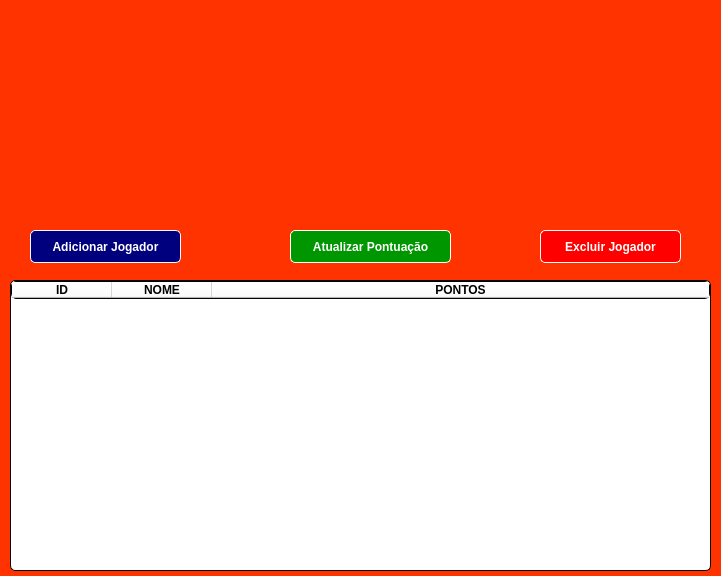
<?xml version="1.0" encoding="UTF-8"?>
<ui version="4.0">
 <class>MainWindow</class>
 <widget class="QMainWindow" name="MainWindow">
  <property name="geometry">
   <rect>
    <x>0</x>
    <y>0</y>
    <width>721</width>
    <height>576</height>
   </rect>
  </property>
  <property name="sizePolicy">
   <sizepolicy hsizetype="Fixed" vsizetype="Fixed">
    <horstretch>0</horstretch>
    <verstretch>0</verstretch>
   </sizepolicy>
  </property>
  <property name="windowTitle">
   <string>UNO</string>
  </property>
  <property name="styleSheet">
   <string notr="true">background-color: rgb(255, 51, 0);</string>
  </property>
  <widget class="QWidget" name="centralwidget">
   <widget class="QTreeWidget" name="ranking">
    <property name="geometry">
     <rect>
      <x>10</x>
      <y>280</y>
      <width>701</width>
      <height>291</height>
     </rect>
    </property>
    <property name="styleSheet">
     <string notr="true">background-color: rgb(255, 255, 255);
border-radius:5px;
border:1px solid black</string>
    </property>
    <column>
     <property name="text">
      <string>ID</string>
     </property>
     <property name="font">
      <font>
       <weight>75</weight>
       <bold>true</bold>
      </font>
     </property>
     <property name="textAlignment">
      <set>AlignCenter</set>
     </property>
    </column>
    <column>
     <property name="text">
      <string>NOME</string>
     </property>
     <property name="font">
      <font>
       <weight>75</weight>
       <bold>true</bold>
      </font>
     </property>
     <property name="textAlignment">
      <set>AlignCenter</set>
     </property>
    </column>
    <column>
     <property name="text">
      <string>PONTOS</string>
     </property>
     <property name="font">
      <font>
       <weight>75</weight>
       <bold>true</bold>
      </font>
     </property>
     <property name="textAlignment">
      <set>AlignCenter</set>
     </property>
    </column>
   </widget>
   <widget class="QPushButton" name="btn_atualizar">
    <property name="geometry">
     <rect>
      <x>290</x>
      <y>230</y>
      <width>161</width>
      <height>33</height>
     </rect>
    </property>
    <property name="font">
     <font>
      <weight>75</weight>
      <bold>true</bold>
     </font>
    </property>
    <property name="cursor">
     <cursorShape>PointingHandCursor</cursorShape>
    </property>
    <property name="styleSheet">
     <string notr="true">QPushButton{
	background-color: rgb(0, 150, 0);
	
	color: rgb(255, 255, 255);
	border-radius:5px;
	border:1px solid white
}
QPushButton:hover{
	background-color: rgb(255, 255, 255);
	color: rgb(0, 170, 0);
	border:1px solid green
}</string>
    </property>
    <property name="text">
     <string>Atualizar Pontuação</string>
    </property>
   </widget>
   <widget class="QPushButton" name="btn_adicionar">
    <property name="geometry">
     <rect>
      <x>30</x>
      <y>230</y>
      <width>151</width>
      <height>33</height>
     </rect>
    </property>
    <property name="font">
     <font>
      <weight>75</weight>
      <bold>true</bold>
     </font>
    </property>
    <property name="cursor">
     <cursorShape>PointingHandCursor</cursorShape>
    </property>
    <property name="styleSheet">
     <string notr="true">QPushButton{
	background-color: rgb(0, 0, 127);
	color: rgb(255, 255, 255);
	border-radius:5px;
	border:1px solid white
}
QPushButton:hover{
	background-color: rgb(255, 255, 255);
	
	color: rgb(0, 0, 127);
	border:1px solid blue
}</string>
    </property>
    <property name="text">
     <string>Adicionar Jogador</string>
    </property>
   </widget>
   <widget class="QPushButton" name="btn_excluir">
    <property name="geometry">
     <rect>
      <x>540</x>
      <y>230</y>
      <width>141</width>
      <height>33</height>
     </rect>
    </property>
    <property name="font">
     <font>
      <weight>75</weight>
      <bold>true</bold>
     </font>
    </property>
    <property name="cursor">
     <cursorShape>PointingHandCursor</cursorShape>
    </property>
    <property name="styleSheet">
     <string notr="true">QPushButton{
	background-color: rgb(255, 0, 0);
	
	color: rgb(255, 255, 255);
	border-radius:5px;
	border:1px solid white
}
QPushButton:hover{
	background-color: rgb(255, 255, 255);
	
	color: rgb(255, 0, 0);
	border:1px solid red
}</string>
    </property>
    <property name="text">
     <string>Excluir Jogador</string>
    </property>
   </widget>
   <widget class="QLabel" name="label">
    <property name="geometry">
     <rect>
      <x>0</x>
      <y>0</y>
      <width>721</width>
      <height>271</height>
     </rect>
    </property>
    <property name="text">
     <string/>
    </property>
    <property name="pixmap">
     <pixmap>imagens/uno.jpg</pixmap>
    </property>
    <property name="scaledContents">
     <bool>true</bool>
    </property>
   </widget>
   <zorder>label</zorder>
   <zorder>ranking</zorder>
   <zorder>btn_atualizar</zorder>
   <zorder>btn_adicionar</zorder>
   <zorder>btn_excluir</zorder>
  </widget>
 </widget>
 <resources/>
 <connections/>
</ui>
